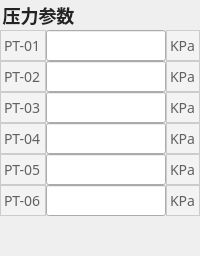
    <widget class="QGroupBox" name="pressure_groupBox">
     <property name="styleSheet">
      <string notr="true">QGroupBox {
font-size:18px;
font-family:PingFang SC;
font-weight:500;
line-height:34px;
color:rgba(35,35,35,1);
border:0px;
}</string>
     </property>
     <property name="title">
      <string>压力参数</string>
     </property>
     <layout class="QGridLayout" name="gridLayout_4">
      <property name="leftMargin">
       <number>0</number>
      </property>
      <property name="topMargin">
       <number>30</number>
      </property>
      <property name="rightMargin">
       <number>0</number>
      </property>
      <property name="bottomMargin">
       <number>0</number>
      </property>
      <property name="spacing">
       <number>0</number>
      </property>
      <item row="5" column="0">
       <layout class="QHBoxLayout" name="horizontalLayout_115">
        <property name="spacing">
         <number>0</number>
        </property>
        <item>
         <widget class="QLabel" name="label_115">
          <property name="styleSheet">
           <string notr="true">QLabel {
font-size:14px;
font-family:PingFang SC;
font-weight:300;
line-height:37px;
color:rgba(97,97,97,1);
background:rgba(243,243,243,1);
border:1px solid rgba(204,204,204,1);
}</string>
          </property>
          <property name="text">
           <string>PT-05</string>
          </property>
         </widget>
        </item>
        <item>
         <widget class="QLineEdit" name="pressure_PT_5">
          <property name="minimumSize">
           <size>
            <width>0</width>
            <height>31</height>
           </size>
          </property>
          <property name="readOnly">
           <bool>true</bool>
          </property>
         </widget>
        </item>
        <item>
         <widget class="QLabel" name="label_100">
          <property name="styleSheet">
           <string notr="true">QLabel {
font-size:14px;
font-family:PingFang SC;
font-weight:300;
line-height:37px;
color:rgba(97,97,97,1);
background:rgba(243,243,243,1);
border:1px solid rgba(204,204,204,1);
}</string>
          </property>
          <property name="text">
           <string>KPa</string>
          </property>
         </widget>
        </item>
       </layout>
      </item>
      <item row="3" column="0">
       <layout class="QHBoxLayout" name="horizontalLayout_114">
        <property name="spacing">
         <number>0</number>
        </property>
        <item>
         <widget class="QLabel" name="label_114">
          <property name="styleSheet">
           <string notr="true">QLabel {
font-size:14px;
font-family:PingFang SC;
font-weight:300;
line-height:37px;
color:rgba(97,97,97,1);
background:rgba(243,243,243,1);
border:1px solid rgba(204,204,204,1);
}</string>
          </property>
          <property name="text">
           <string>PT-03</string>
          </property>
         </widget>
        </item>
        <item>
         <widget class="QLineEdit" name="pressure_PT_3">
          <property name="minimumSize">
           <size>
            <width>0</width>
            <height>31</height>
           </size>
          </property>
          <property name="readOnly">
           <bool>true</bool>
          </property>
         </widget>
        </item>
        <item>
         <widget class="QLabel" name="label_98">
          <property name="styleSheet">
           <string notr="true">QLabel {
font-size:14px;
font-family:PingFang SC;
font-weight:300;
line-height:37px;
color:rgba(97,97,97,1);
background:rgba(243,243,243,1);
border:1px solid rgba(204,204,204,1);
}</string>
          </property>
          <property name="text">
           <string>KPa</string>
          </property>
         </widget>
        </item>
       </layout>
      </item>
      <item row="4" column="0">
       <layout class="QHBoxLayout" name="horizontalLayout_79">
        <property name="spacing">
         <number>0</number>
        </property>
        <item>
         <widget class="QLabel" name="label_79">
          <property name="styleSheet">
           <string notr="true">QLabel {
font-size:14px;
font-family:PingFang SC;
font-weight:300;
line-height:37px;
color:rgba(97,97,97,1);
background:rgba(243,243,243,1);
border:1px solid rgba(204,204,204,1);
}</string>
          </property>
          <property name="text">
           <string>PT-04</string>
          </property>
         </widget>
        </item>
        <item>
         <widget class="QLineEdit" name="pressure_PT_4">
          <property name="minimumSize">
           <size>
            <width>0</width>
            <height>31</height>
           </size>
          </property>
          <property name="readOnly">
           <bool>true</bool>
          </property>
         </widget>
        </item>
        <item>
         <widget class="QLabel" name="label_94">
          <property name="styleSheet">
           <string notr="true">QLabel {
font-size:14px;
font-family:PingFang SC;
font-weight:300;
line-height:37px;
color:rgba(97,97,97,1);
background:rgba(243,243,243,1);
border:1px solid rgba(204,204,204,1);
}</string>
          </property>
          <property name="text">
           <string>KPa</string>
          </property>
         </widget>
        </item>
       </layout>
      </item>
      <item row="6" column="0">
       <layout class="QHBoxLayout" name="horizontalLayout_113">
        <property name="spacing">
         <number>0</number>
        </property>
        <item>
         <widget class="QLabel" name="label_113">
          <property name="styleSheet">
           <string notr="true">QLabel {
font-size:14px;
font-family:PingFang SC;
font-weight:300;
line-height:37px;
color:rgba(97,97,97,1);
background:rgba(243,243,243,1);
border:1px solid rgba(204,204,204,1);
}</string>
          </property>
          <property name="text">
           <string>PT-06</string>
          </property>
         </widget>
        </item>
        <item>
         <widget class="QLineEdit" name="pressure_PT_6">
          <property name="minimumSize">
           <size>
            <width>0</width>
            <height>31</height>
           </size>
          </property>
          <property name="readOnly">
           <bool>true</bool>
          </property>
         </widget>
        </item>
        <item>
         <widget class="QLabel" name="label_99">
          <property name="styleSheet">
           <string notr="true">QLabel {
font-size:14px;
font-family:PingFang SC;
font-weight:300;
line-height:37px;
color:rgba(97,97,97,1);
background:rgba(243,243,243,1);
border:1px solid rgba(204,204,204,1);
}</string>
          </property>
          <property name="text">
           <string>KPa</string>
          </property>
         </widget>
        </item>
       </layout>
      </item>
      <item row="7" column="0">
       <spacer name="verticalSpacer_4">
        <property name="orientation">
         <enum>Qt::Vertical</enum>
        </property>
        <property name="sizeHint" stdset="0">
         <size>
          <width>20</width>
          <height>40</height>
         </size>
        </property>
       </spacer>
      </item>
      <item row="0" column="0">
       <layout class="QHBoxLayout" name="horizontalLayout_97">
        <property name="spacing">
         <number>0</number>
        </property>
        <item>
         <widget class="QLabel" name="label_97">
          <property name="styleSheet">
           <string notr="true">QLabel {
font-size:14px;
font-family:PingFang SC;
font-weight:300;
line-height:37px;
color:rgba(97,97,97,1);
background:rgba(243,243,243,1);
border:1px solid rgba(204,204,204,1);
}</string>
          </property>
          <property name="text">
           <string>PT-01</string>
          </property>
         </widget>
        </item>
        <item>
         <widget class="QLineEdit" name="pressure_PT_1">
          <property name="minimumSize">
           <size>
            <width>0</width>
            <height>31</height>
           </size>
          </property>
          <property name="readOnly">
           <bool>true</bool>
          </property>
         </widget>
        </item>
        <item>
         <widget class="QLabel" name="label_93">
          <property name="styleSheet">
           <string notr="true">QLabel {
font-size:14px;
font-family:PingFang SC;
font-weight:300;
line-height:37px;
color:rgba(97,97,97,1);
background:rgba(243,243,243,1);
border:1px solid rgba(204,204,204,1);
}</string>
          </property>
          <property name="text">
           <string>KPa</string>
          </property>
         </widget>
        </item>
       </layout>
      </item>
      <item row="1" column="0">
       <layout class="QHBoxLayout" name="horizontalLayout_112">
        <property name="spacing">
         <number>0</number>
        </property>
        <item>
         <widget class="QLabel" name="label_112">
          <property name="styleSheet">
           <string notr="true">QLabel {
font-size:14px;
font-family:PingFang SC;
font-weight:300;
line-height:37px;
color:rgba(97,97,97,1);
background:rgba(243,243,243,1);
border:1px solid rgba(204,204,204,1);
}</string>
          </property>
          <property name="text">
           <string>PT-02</string>
          </property>
         </widget>
        </item>
        <item>
         <widget class="QLineEdit" name="pressure_PT_2">
          <property name="minimumSize">
           <size>
            <width>0</width>
            <height>31</height>
           </size>
          </property>
          <property name="readOnly">
           <bool>true</bool>
          </property>
         </widget>
        </item>
        <item>
         <widget class="QLabel" name="label_95">
          <property name="styleSheet">
           <string notr="true">QLabel {
font-size:14px;
font-family:PingFang SC;
font-weight:300;
line-height:37px;
color:rgba(97,97,97,1);
background:rgba(243,243,243,1);
border:1px solid rgba(204,204,204,1);
}</string>
          </property>
          <property name="text">
           <string>KPa</string>
          </property>
         </widget>
        </item>
       </layout>
      </item>
     </layout>
    </widget>
